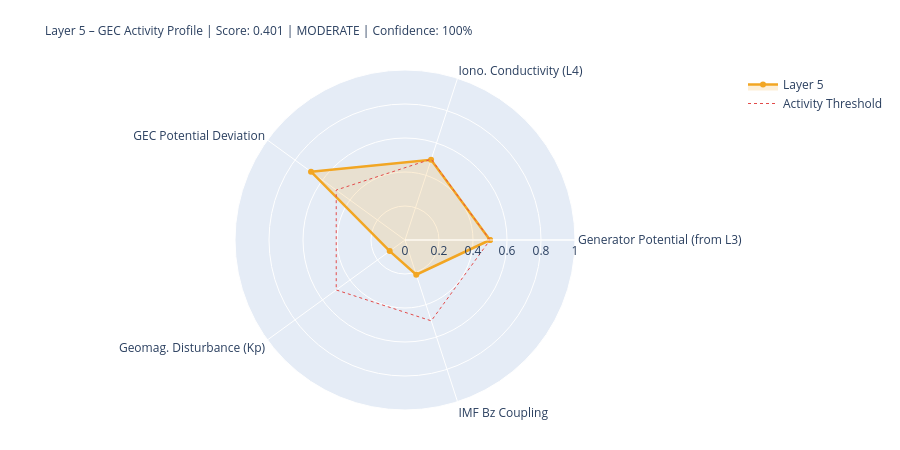

Write notebook code for a chart like this one.
### Markdown cell above
---
## 5. State Assessment & Handoff to Layer 6

### Code cell
# ============================================================
# LAYER-5-SCORE
# ============================================================

# Components
# 1) Generator activity (Layer-3-driven)
gen_score = norm(generator_strength, 0.3, 2.0)
gen_src   = 'from_layer3' if l3_thunder_score is not None else 'estimated'

# 2) Ionospheric conductivity (Layer-4-driven)
iono_score = norm(iono_cond_factor, 0.7, 1.4)
iono_src   = 'from_layer4' if l4_ioniz is not None else 'estimated'

# 3) GEC potential deviation from reference
pot_score = norm(abs(delta_V_pct), 0, 30)  # 0 = at reference, 1 = 30% deviation
pot_src   = 'derived'

# 4) Geomagnetic disturbance (Kp) – modulates vertical currents
kp_score = norm(kp_val, 0, 9)
kp_src   = 'primary' if kp_now is not None else 'from_layer4'

# 5) IMF Bz coupling (southward = stronger M-I coupling → GEC influence)
bz_score = norm(-(bz_now or 0), -5, 30) if bz_now is not None else None
bz_src   = 'primary' if bz_now is not None else 'missing'

COMPONENTS = {
    'Generator Potential (from L3)':  {'score': gen_score,   'source': 'derived_from_layer3', 'dynamic': True},
    'Iono. Conductivity (L4)':      {'score': iono_score,  'source': iono_src, 'dynamic': True},
    'GEC Potential Deviation':      {'score': pot_score,   'source': pot_src,  'dynamic': True},
    'Geomag. Disturbance (Kp)':         {'score': kp_score,    'source': kp_src,   'dynamic': True},
    'IMF Bz Coupling':               {'score': bz_score,    'source': bz_src,   'dynamic': True},
}

available   = {k: v['score'] for k, v in COMPONENTS.items() if v['score'] is not None}
unavailable = [k for k, v in COMPONENTS.items() if v['score'] is None]
layer5_score = round(sum(available.values()) / len(available), 4) if available else None
confidence   = round(len(available) / len(COMPONENTS), 2)
level = ('unknown' if layer5_score is None
         else 'quiet'   if layer5_score < 0.3
         else 'moderate' if layer5_score < 0.6
         else 'active')
dominant_l5 = max(available, key=available.get) if available else 'none'

# Kp consistency: separate 1-min raw value from score value
kp_1m_raw   = kp_now          # directly from API (can be 0.0 during live measurement)
kp_for_score = kp_val          # from Layer-0 context or estimated value if needed
kp_score_src = kp_src

W = 68
print('=' * W)
print('LAYER 5 – GLOBAL ELECTRIC CIRCUIT – STATE ASSESSMENT')
print('=' * W)
for name, comp in COMPONENTS.items():
    s = comp['score']
    if s is not None:
        bar = '█' * int(s*20) + '░' * (20-int(s*20))
        print(f'  {name:<34} {bar}  {s:.3f}  [{comp["source"]}]')
    else:
        print(f'  {name:<34} {"─"*20}  n/a   [missing]')
print('-' * W)
print(f'  Score:         {layer5_score:.3f}  ({len(available)}/{len(COMPONENTS)} components)')
print(f'  Confidence:    {confidence:.0%}')
print(f'  Level:         {level.upper()}')
print(f'  Dominant:      {dominant_l5}')
print(f'  V_iono:        {V_iono_mod:.1f} kV  (Δ {delta_V_pct:+.1f}% vs. Ref)')
print(f'  I_total:       {I_total_mod:.1f} A   (Δ {delta_I_pct:+.1f}% vs. Ref)')
print('=' * W)

# Radar
cats   = list(available.keys())
vals_r = list(available.values())
if len(cats) >= 3:
    fig = go.Figure()
    fig.add_trace(go.Scatterpolar(
        r=vals_r + [vals_r[0]], theta=cats + [cats[0]],
        fill='toself', fillcolor='rgba(242,166,35,0.18)',
        line=dict(color='#F2A623', width=2.5), name='Layer 5'
    ))
    fig.add_trace(go.Scatterpolar(
        r=[0.5]*(len(cats)+1), theta=cats+[cats[0]],
        line=dict(color='#E24B4A', dash='dot', width=1),
        mode='lines', name='Activity Threshold'
    ))
    fig.update_layout(
        title=dict(
            text=f'Layer 5 – GEC Activity Profile | Score: {layer5_score:.3f} | {level.upper()} | Confidence: {confidence:.0%}',
            font=dict(size=12)
        ),
        polar=dict(radialaxis=dict(visible=True, range=[0,1])),
        height=450, showlegend=True,
        margin=dict(l=80, r=80, t=70, b=40)
    )
    fig.show()

### Figure 1 — Plotly figure (JSON) as saved in the notebook; plotly's stock layout.template omitted (floating-point values rounded to 4 significant figures)
{"data": [{"fill": "toself", "fillcolor": "rgba(242,166,35,0.18)", "line": {"color": "#F2A623", "width": 2.5}, "name": "Layer 5", "r": [0.5, 0.4963, 0.6833, 0.1111, 0.2146, 0.5], "theta": ["Generator Potential (from L3)", "Iono. Conductivity (L4)", "GEC Potential Deviation", "Geomag. Disturbance (Kp)", "IMF Bz Coupling", "Generator Potential (from L3)"], "type": "scatterpolar"}, {"line": {"color": "#E24B4A", "dash": "dot", "width": 1}, "mode": "lines", "name": "Activity Threshold", "r": [0.5, 0.5, 0.5, 0.5, 0.5, 0.5], "theta": ["Generator Potential (from L3)", "Iono. Conductivity (L4)", "GEC Potential Deviation", "Geomag. Disturbance (Kp)", "IMF Bz Coupling", "Generator Potential (from L3)"], "type": "scatterpolar"}], "layout": {"height": 450, "margin": {"b": 40, "l": 80, "r": 80, "t": 70}, "polar": {"radialaxis": {"range": [0, 1], "visible": true}}, "showlegend": true, "title": {"font": {"size": 12}, "text": "Layer 5 – GEC Activity Profile | Score: 0.401 | MODERATE | Confidence: 100%"}}}
